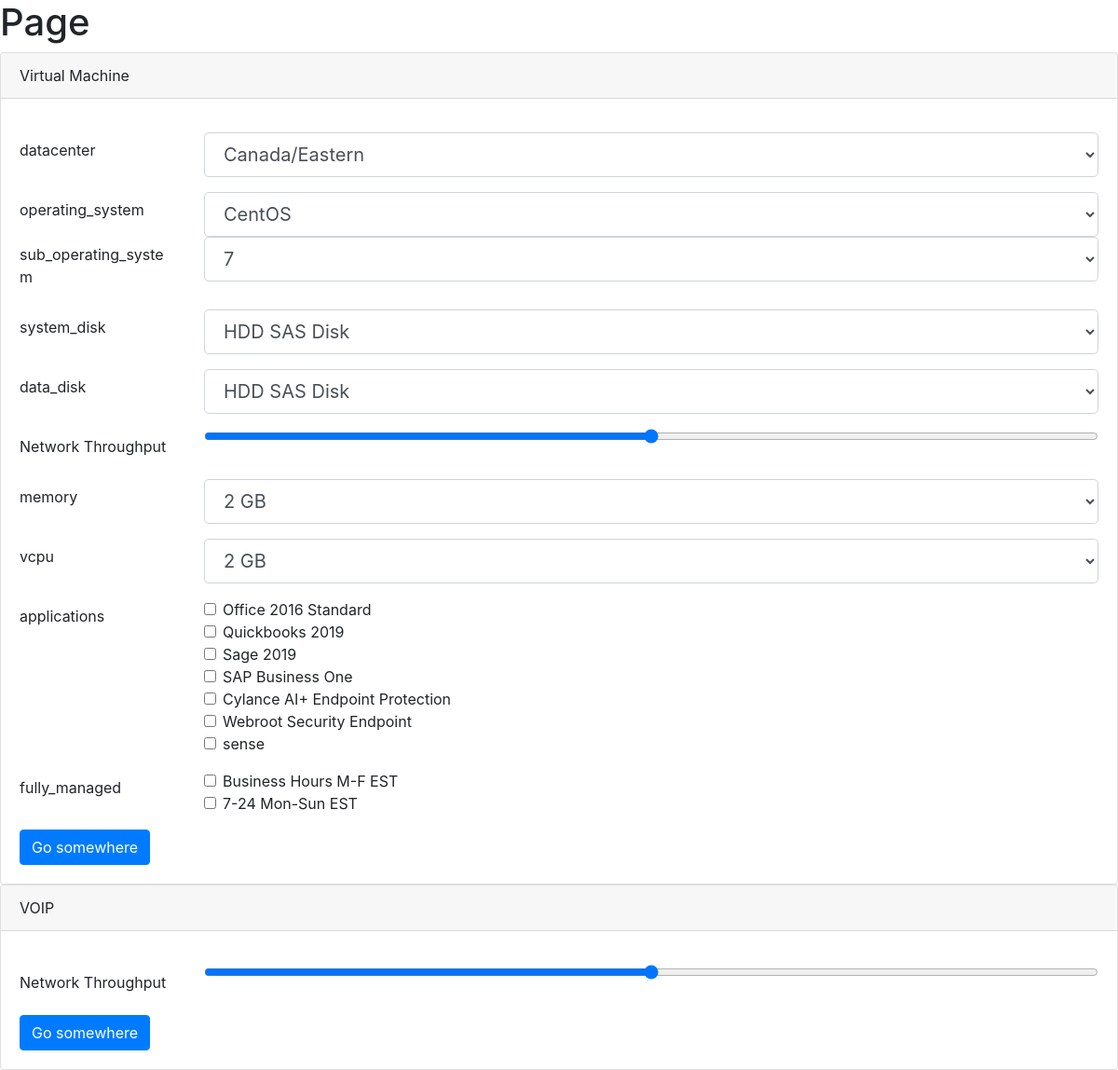
/, run on an earlier commit of the app's database.
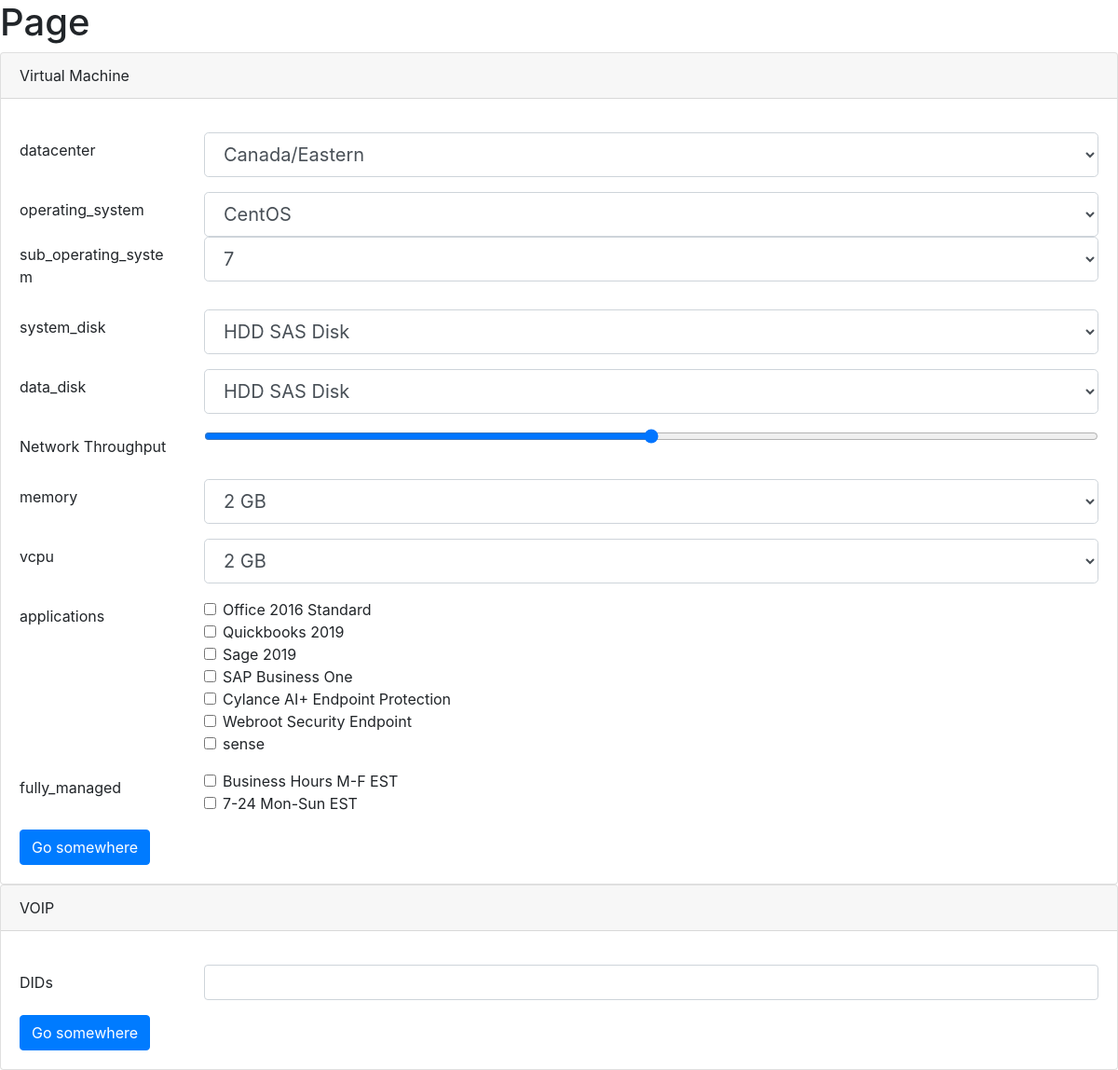
And on a later commit of the database.
### ajaxcall/models.py (models this page shows, shortened)
class Model_Number(models.Model):
    Name = models.CharField(max_length=255,blank=True, null=True,default="",)
    min = models.IntegerField(default=1)
    max = models.IntegerField(default=1)
    default = models.IntegerField(default=1)
    step = models.IntegerField(default=1)
    price_calculate = models.BooleanField(default=True)
    price = models.FloatField(default=1)
    TEMPLATES = (('Slider', 'Slider'),('Number', 'Number'),('Slider_Number', 'Slider_Number'))
    template = models.CharField(max_length=255,choices=TEMPLATES,default='Number',)
    class Meta:
        verbose_name = 'Number'
    def get_field(self,request=False,session=False,model_name=False):
        value = self.default
        print('Workds')
        try:
            value = session['value']
        except KeyError:
            session['value'] = self.default
        if self.price_calculate:
            if session['price'] == 0 :
                session['price']  = self.price
        return { 'data' :  self , 'name' : model_name , 'value' : value , 'template' : 'ajaxcall/%s.html' % self.template }

### Home/views.py (the view)
# urls.py: path('', views.index, name='index'),
def index(request):
  context = { 'APP': 'Page' , 'Forms' : [] , 'Forms_JS' : AjaxForm.objects.all()[0].get_form_js(request) }
  try:
      for i in AjaxForm.objects.all():
          context['Forms'].append( i.get_form(request))
  except AjaxForm.DoesNotExist:
    pass
  return render(request, 'Home/Home.html', context )

### ajaxcall/models.py (called while the page is built)
    def __str__(self):
        return self.Value

    def get_field_name(self):
        return self.Name.lower().replace(' ','_')

    def get_model_name(self):
        return self.Name.lower().replace(' ','_')

    def get_form_name(self):
        return self.Name.lower().replace(' ','_')

    def get_fields(self,request):
        fields = []
        form_name = self.get_form_name()
        for i in self.Field.all():
            try:
                fields.append(i.get_field(request,form_name))
                print('Workds')
            except AttributeError:
                pass
        return fields

    def get_form(self,request):
        request.session.modified = True
        try:
            session = request.session[self.get_form_name()]
        except KeyError:
            request.session[self.get_form_name()] = {}
            request.session[self.get_form_name()]['price_table'] = {}
        context = { 'form_nice_name': self.Name , 'form_name': self.get_form_name() , 'Fields' : self.get_fields(request) }
        return  mark_safe(render_to_string('ajaxcall/Master.html' , context ))

### ajaxcall/templates/ajaxcall/select.html
<div class="form-group row">
  <label for="input{{ name }}" class="col-sm-2 col-form-label">{{ name }}</label>
  <div class="col-sm-10">
  <select class="form-control form-control-lg"  name='{{ name }}' id="input{{ name }}"  fsub={{Form_Name}}>
    {% for i in data %}
    <option value="{{i.id}}" {% if i.id == value.0 %}selected{% endif %} >{{ i.Value }}</option>
    {% endfor %}
  </select>
  </div>
{% if sub.data  %}
  <label for="input{{ sub.name }}" class="col-sm-2 col-form-label">{{ sub.name }}</label>
  <div class="col-sm-10">
  <select class="form-control form-control-lg"  name='{{ sub.name }}' id="input{{ sub.name }}"  fsub={{Form_Name}}>
    {% for i in sub.data %}
    <option value="{{i.id}}" {% if i.id == value.0 %}selected{% endif %} >{{ i }}</option>
    {% endfor %}
  </select>
  </div>
{% endif %}
</div>

### ajaxcall/templates/ajaxcall/Slider.html
  <div class="form-group row">
    <label for="input{{ name }}" class="col-sm-2 col-form-label" >{{ data.Name }} </label>
    <div class="col-sm-10">
    <input type="range" class="form-control-range" id="input{{ name }}" fsub={{Form_Name}} name='{{ name }}'  value="{{ value }}" min="{{ data.min }}" max="{{ data.max }}"  >
  </div>
  </div>

### ajaxcall/templates/ajaxcall/Master.html
<div class="card">
  <div class="card-header">
    {{form_nice_name}}
  </div>
  <div class="card-body">
    <p class="card-text">
      {% for field in Fields %}
          {{ field }}
      {% endfor %}
    </p>
    <a href="#" class="btn btn-primary">Go somewhere</a>
  </div>
</div>

### ajaxcall/templates/ajaxcall/Number.html
<div class="form-group row">
  <label for="input{{ name }}" class="col-sm-2 col-form-label">{{ data.Name }}</label>
  <div class="col-sm-10">
    <input type="number" class="form-control" name='{{ name }}' id="input{{ name }}" value="{{ value }}" step="{{ data.step }}" min="{{ data.min }}" max="{{ data.max }}"  fsub={{Form_Name}}>
  </div>
</div>

What changed in the data, as far as the page shows it:
added Model_Number: Name "DIDs"
Also different on the page:
list line gone: "501"
list line gone: "Network Throughput"
